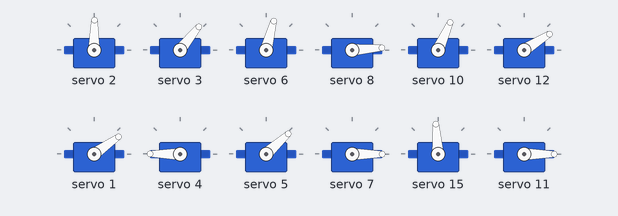
Recording of a sketch running on a simulated Arduino Uno, built with avr-gcc and run on an emulated ATmega328P. Shown: 12 × servo.

Above: at 0.05 s.
At 2.0 s:
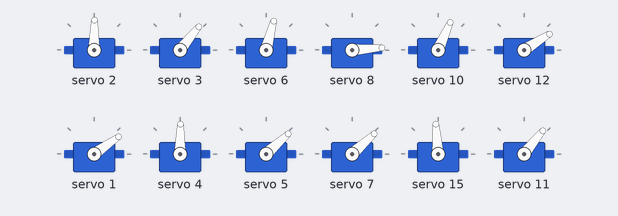
At 3.0 s:
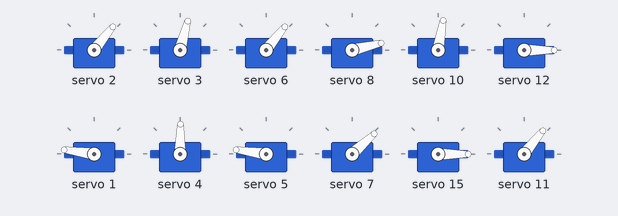
At 4.0 s:
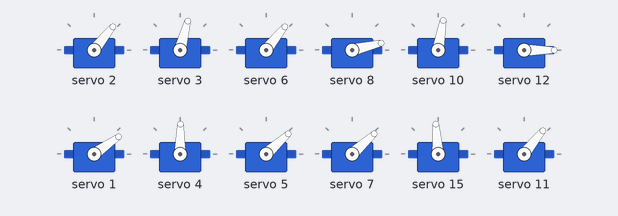
Timing chart, 0 to 5.3 s (numbered marks = the images above):
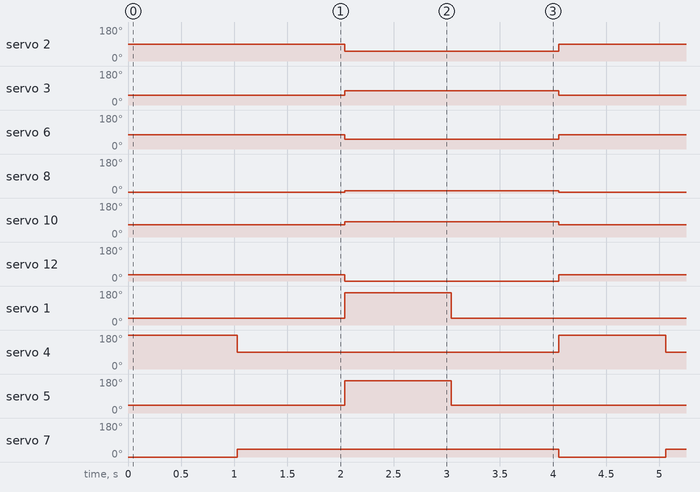

Measured:
- by itself, servo 2: alternates 89° for 2.0 s and 51° for 2.0 s
- by itself, servo 3, servo 6: alternates 75° for 2.0 s and 51° for 2.0 s
- by itself, servo 8: alternates 13° for 2.0 s and 4° for 2.0 s
- by itself, servo 10: alternates 80° for 2.0 s and 66° for 2.0 s
- by itself, servo 12: alternates 32° for 2.0 s and 0° for 2.0 s
- by itself, servo 1: alternates 172° for 1.0 s and 35° for 3.0 s
- by itself, servo 4: alternates 180° for 1.0 s and 89° for 3.0 s
- by itself, servo 5: alternates 172° for 1.0 s and 42° for 3.0 s

The sketch:

move.ino
```cpp
#include <Wire.h>
#include <Adafruit_PWMServoDriver.h>

Adafruit_PWMServoDriver pwm = Adafruit_PWMServoDriver();
#define C_SERVO_MIN  100
#define C_SERVO_MAX  475
#define SERVO_FREQ 50

void setup() {
  Serial.begin(9600);
  pwm.begin();
  pwm.setPWMFreq(SERVO_FREQ);
  delay(10);
}

int servoLeg [] = {1, 4, 5, 7, 15, 11};
int servoMax [] = {C_SERVO_MAX, C_SERVO_MAX + 30, C_SERVO_MAX,      C_SERVO_MAX, C_SERVO_MAX + 30, C_SERVO_MAX + 30};
int servoMin [] = {C_SERVO_MIN - 30, C_SERVO_MIN, C_SERVO_MIN - 20, C_SERVO_MIN, C_SERVO_MIN     , C_SERVO_MIN };
int servoHalf [] = {185, 300, 200, 200, 310, 220};

int servoMid [] = {2, 3, 6, 8, 10, 12};
int servoMidVal[] = {300, 270, 270, 140, 250, 110};
int servoMidValInc[] = {220, 220, 220, 120, 280, 180};

int sizeServo = 6;
int sizeServoMid = 6;

void legUp(int id)
{
  if (id <= 2)
  {
    pwm.setPWM(servoLeg[id], 0, servoMax[id]);
  }
  else
  {
    pwm.setPWM(servoLeg[id], 0, servoMin[id]);
  }
}

void legDown(int id)
{
  if (id <= 2)
  {
    pwm.setPWM(servoLeg[id], 0, servoMin[id]);
  }
  else
  {
    pwm.setPWM(servoLeg[id], 0, servoMax[id]);
  }
}

void legHalf(int id)
{
  pwm.setPWM(servoLeg[id], 0, servoHalf[id]);
}

void legMiddle(int id)
{
  pwm.setPWM(servoMid[id], 0, servoMidVal[id]);
}

void legInc(int id)
{
  pwm.setPWM(servoMid[id], 0, servoMidValInc[id]);
}

void loop() {
    for (int i = 0; i < sizeServoMid; i++)
    {
      legInc(i);
    }

    for (int i = 0; i < sizeServo; i++) {
      if (i % 2)
      {
        legUp(i);
        legInc(i);
      }
      else
      {
        legHalf(i);
        legMiddle(i);
      }
    }

    delay(1000);
    for (int i = 0; i < sizeServo; i++) {
        legHalf(i);
    }

    delay(1000);

    for (int i = 0; i < sizeServo; i++) {

      if (i % 2)
      {
        legHalf(i);
        legMiddle(i);
      }
      else
      {
        legUp(i);
        legInc(i);
      }
    }

    delay(1000);
    for (int i = 0; i < sizeServo; i++) {
      legHalf(i);
    }

    delay(1000);
}
```
